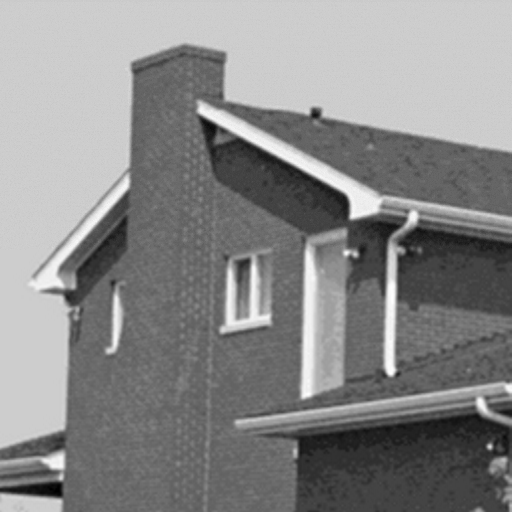
#> input picture python2/tes2/stegano.png, 512 x 512 px
$ python 1616_buka_gambar.py   (Python 2 division)
#> lines starting #> are read from the running program, lines starting #| are printed output that depends on the picture
import numpy as np
from PIL import Image
import time

# ~ r = np.array([[200,120]])
# ~ a = np.array([[100,50],[200,100],[150,10],[12,23],[23,34],[45,56],[67,78],[100,150]])

# ~ Image.fromarray(a.astype(np.uint8)).save('cover.png')
# ~ Image.fromarray(r.astype(np.uint8)).save('rahasia.png')

def log(x0, n):
	bar = np.zeros(n)
	for i in range(100):
		x0 = 3.9 * x0* (1 - x0)
	for i in range(n):
		x0 = 3.9 * x0* (1 - x0)
		bar[i] = int(x0 * 1000 % 3 + 1)
	return bar.astype(np.uint8)

def buka(gb_stegano, x0, baris, kolom, banyak_bit):
#> called with gb_stegano = 'stegano.png', x0 = 0.719, baris = 180, kolom = 180, banyak_bit = 127514
	waktu_awal = time.time()
	s = Image.open(gb_stegano)
#> s is the input picture: PIL image 512x512 L; min 0, max 254, mean 136.3
	nbit_lsb = banyak_bit
	br, kr = baris, kolom

	ms = np.array(s)


	ms_flat = ms.reshape(ms.size)

	ambils = log(x0, nbit_lsb+1)
	print ambils

	jmlkum = np.cumsum(ambils)
	print jmlkum[nbit_lsb-1], jmlkum[nbit_lsb]

	selisih_bit_terakhir = jmlkum[nbit_lsb] - br * kr * 8
	print selisih_bit_terakhir
	# ~ print jmlkum

	# ~ for i in range(nbit_rahasia):
		# ~ if jmlkum[i] > nbit_rahasia:
			# ~ nbit_lsb = i
			# ~ break
		# ~ else:
			# ~ nbit_lsb = nbit_rahasia

	# ~ print nbit_lsb
	# ~ print

	lsb_string = ''
	for i in range(nbit_lsb):
		# ~ ambil nbit_lsb
		nbit = ambils[i]

		#~ print nbit
		topeng = 2 ** nbit - 1

		#~ print 'nilai piksel:', ms_flat[i], format(ms_flat[i], '08b')
		ambil_bit = ms_flat[i] & topeng
		#~ print ambil_bit, format(ambil_bit, '08b')

		# jangan semua bit yang disimpan
		sl = 8 - nbit

		ambil_bin = format(ambil_bit, '08b')


		lsb_string = lsb_string + str(ambil_bin[sl:])
#> this loop made 127514 passes
#> (ambil_bit, ambil_bin) on passes 24 to 26: (2, '00000010'), (3, '00000011'), (5, '00000101')
		#~ print 'string_rahasia:', lsb_string
		#~ print '-'*20, '\n'

	#~ banyak_piksel = int(len(lsb_string)/8)
	banyak_piksel = br * kr
	mbuka = np.zeros(banyak_piksel)
	for i in range(banyak_piksel):
		string_pixel = lsb_string[:8]
		mbuka[i] = int(string_pixel, 2)
		lsb_string = lsb_string[8:]
#> this loop made 32400 passes
#> string_pixel on passes 1 to 3: '10011101', '10011110', '10011100'
	print lsb_string
#> (printed output is left out)
	mbuka_reshape = mbuka.reshape(br, kr).astype(np.uint8)
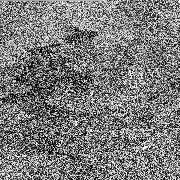
#> mbuka_reshape: shape (180, 180); min 0, max 255, mean 122.2

	print mbuka_reshape
#> (printed output is left out)
	Image.fromarray(mbuka_reshape).save('terbuka.png')
	print
	print 'waktu buka:', time.time() - waktu_awal,' detik.'

buka('stegano.png', 0.7189, 180, 180, 127514)
